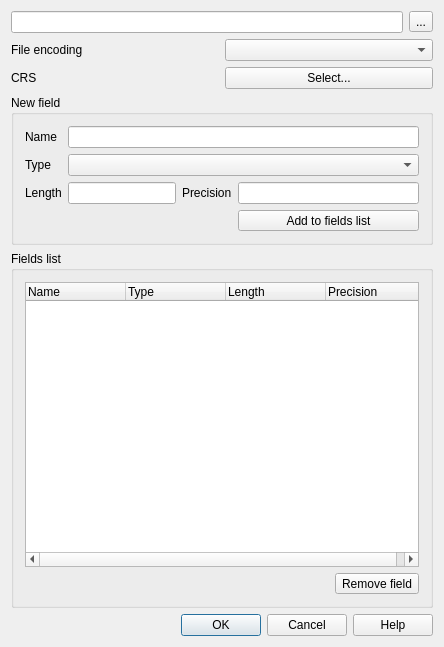
<?xml version="1.0" encoding="UTF-8"?>
<ui version="4.0">
 <class>NewVectorLayerDialogBase</class>
 <widget class="QDialog" name="NewVectorLayerDialogBase">
  <property name="geometry">
   <rect>
    <x>0</x>
    <y>0</y>
    <width>444</width>
    <height>647</height>
   </rect>
  </property>
  <property name="windowTitle">
   <string>New Shapefile Layer</string>
  </property>
  <property name="modal">
   <bool>true</bool>
  </property>
  <layout class="QGridLayout" name="gridLayout_2">
   <item row="0" column="0">
    <layout class="QHBoxLayout" name="horizontalLayout">
     <item>
      <widget class="QLineEdit" name="mFilePathLineEdit"/>
     </item>
     <item>
      <widget class="QToolButton" name="mBrowseFilePathButton">
       <property name="text">
        <string>...</string>
       </property>
      </widget>
     </item>
    </layout>
   </item>
   <item row="1" column="0">
    <layout class="QGridLayout" name="gridLayout">
     <item row="0" column="0">
      <widget class="QLabel" name="mFileFormatLabel_2">
       <property name="enabled">
        <bool>true</bool>
       </property>
       <property name="text">
        <string>File encoding</string>
       </property>
      </widget>
     </item>
     <item row="0" column="1">
      <widget class="QComboBox" name="mFileEncoding">
       <property name="enabled">
        <bool>true</bool>
       </property>
      </widget>
     </item>
     <item row="1" column="0">
      <widget class="QLabel" name="mCrsLabel">
       <property name="text">
        <string>CRS</string>
       </property>
      </widget>
     </item>
     <item row="1" column="1">
      <widget class="QPushButton" name="mCrsButton">
       <property name="text">
        <string>Select...</string>
       </property>
      </widget>
     </item>
    </layout>
   </item>
   <item row="2" column="0">
    <widget class="QGroupBox" name="groupBox">
     <property name="title">
      <string>New field</string>
     </property>
     <layout class="QGridLayout">
      <item row="0" column="0">
       <widget class="QLabel" name="textLabel1">
        <property name="text">
         <string>Name</string>
        </property>
        <property name="buddy">
         <cstring>mNameEdit</cstring>
        </property>
       </widget>
      </item>
      <item row="0" column="1" colspan="4">
       <widget class="QLineEdit" name="mNameEdit"/>
      </item>
      <item row="1" column="0">
       <widget class="QLabel" name="textLabel2">
        <property name="text">
         <string>Type</string>
        </property>
        <property name="buddy">
         <cstring>mTypeBox</cstring>
        </property>
       </widget>
      </item>
      <item row="1" column="1" colspan="4">
       <widget class="QComboBox" name="mTypeBox"/>
      </item>
      <item row="2" column="0">
       <widget class="QLabel" name="label">
        <property name="text">
         <string>Length</string>
        </property>
        <property name="buddy">
         <cstring>mWidth</cstring>
        </property>
       </widget>
      </item>
      <item row="2" column="1" colspan="2">
       <widget class="QLineEdit" name="mWidth"/>
      </item>
      <item row="2" column="3">
       <widget class="QLabel" name="label_2">
        <property name="text">
         <string>Precision</string>
        </property>
        <property name="buddy">
         <cstring>mPrecision</cstring>
        </property>
       </widget>
      </item>
      <item row="2" column="4">
       <widget class="QLineEdit" name="mPrecision"/>
      </item>
      <item row="4" column="4">
       <widget class="QToolButton" name="mAddAttributeButton">
        <property name="sizePolicy">
         <sizepolicy hsizetype="Preferred" vsizetype="Fixed">
          <horstretch>0</horstretch>
          <verstretch>0</verstretch>
         </sizepolicy>
        </property>
        <property name="toolTip">
         <string>Add field to list</string>
        </property>
        <property name="layoutDirection">
         <enum>Qt::LeftToRight</enum>
        </property>
        <property name="text">
         <string>Add to fields list</string>
        </property>
        <property name="icon">
         <iconset>
          <normaloff>../../images/themes/default/mActionNewAttribute.svg</normaloff>../../images/themes/default/mActionNewAttribute.svg</iconset>
        </property>
        <property name="toolButtonStyle">
         <enum>Qt::ToolButtonTextBesideIcon</enum>
        </property>
       </widget>
      </item>
     </layout>
    </widget>
   </item>
   <item row="3" column="0">
    <widget class="QGroupBox" name="groupBox_2">
     <property name="title">
      <string>Fields list</string>
     </property>
     <layout class="QGridLayout">
      <item row="2" column="0" colspan="2">
       <widget class="QTreeWidget" name="mAttributeView">
        <property name="sizePolicy">
         <sizepolicy hsizetype="Expanding" vsizetype="Expanding">
          <horstretch>0</horstretch>
          <verstretch>0</verstretch>
         </sizepolicy>
        </property>
        <property name="alternatingRowColors">
         <bool>true</bool>
        </property>
        <property name="rootIsDecorated">
         <bool>false</bool>
        </property>
        <property name="columnCount">
         <number>4</number>
        </property>
        <column>
         <property name="text">
          <string>Name</string>
         </property>
        </column>
        <column>
         <property name="text">
          <string>Type</string>
         </property>
        </column>
        <column>
         <property name="text">
          <string>Length</string>
         </property>
        </column>
        <column>
         <property name="text">
          <string>Precision</string>
         </property>
        </column>
       </widget>
      </item>
      <item row="3" column="0">
       <spacer>
        <property name="orientation">
         <enum>Qt::Horizontal</enum>
        </property>
        <property name="sizeHint" stdset="0">
         <size>
          <width>121</width>
          <height>20</height>
         </size>
        </property>
       </spacer>
      </item>
      <item row="3" column="1">
       <widget class="QToolButton" name="mRemoveAttributeButton">
        <property name="sizePolicy">
         <sizepolicy hsizetype="Preferred" vsizetype="Fixed">
          <horstretch>0</horstretch>
          <verstretch>0</verstretch>
         </sizepolicy>
        </property>
        <property name="toolTip">
         <string>Delete selected field</string>
        </property>
        <property name="text">
         <string>Remove field</string>
        </property>
        <property name="icon">
         <iconset>
          <normaloff>../../images/themes/default/mActionDeleteAttribute.svg</normaloff>../../images/themes/default/mActionDeleteAttribute.svg</iconset>
        </property>
        <property name="toolButtonStyle">
         <enum>Qt::ToolButtonTextBesideIcon</enum>
        </property>
       </widget>
      </item>
     </layout>
    </widget>
   </item>
   <item row="4" column="0">
    <widget class="QDialogButtonBox" name="mButtonBox">
     <property name="orientation">
      <enum>Qt::Horizontal</enum>
     </property>
     <property name="standardButtons">
      <set>QDialogButtonBox::Cancel|QDialogButtonBox::Help|QDialogButtonBox::Ok</set>
     </property>
    </widget>
   </item>
  </layout>
 </widget>
 <layoutdefault spacing="6" margin="11"/>
 <tabstops>
  <tabstop>mFileEncoding</tabstop>
  <tabstop>mNameEdit</tabstop>
  <tabstop>mTypeBox</tabstop>
  <tabstop>mWidth</tabstop>
  <tabstop>mPrecision</tabstop>
  <tabstop>mAddAttributeButton</tabstop>
  <tabstop>mAttributeView</tabstop>
  <tabstop>mRemoveAttributeButton</tabstop>
  <tabstop>mButtonBox</tabstop>
 </tabstops>
 <resources/>
 <connections>
  <connection>
   <sender>mButtonBox</sender>
   <signal>accepted()</signal>
   <receiver>NewVectorLayerDialogBase</receiver>
   <slot>accept()</slot>
   <hints>
    <hint type="sourcelabel">
     <x>349</x>
     <y>400</y>
    </hint>
    <hint type="destinationlabel">
     <x>387</x>
     <y>304</y>
    </hint>
   </hints>
  </connection>
  <connection>
   <sender>mButtonBox</sender>
   <signal>rejected()</signal>
   <receiver>NewVectorLayerDialogBase</receiver>
   <slot>reject()</slot>
   <hints>
    <hint type="sourcelabel">
     <x>275</x>
     <y>400</y>
    </hint>
    <hint type="destinationlabel">
     <x>242</x>
     <y>308</y>
    </hint>
   </hints>
  </connection>
 </connections>
</ui>
